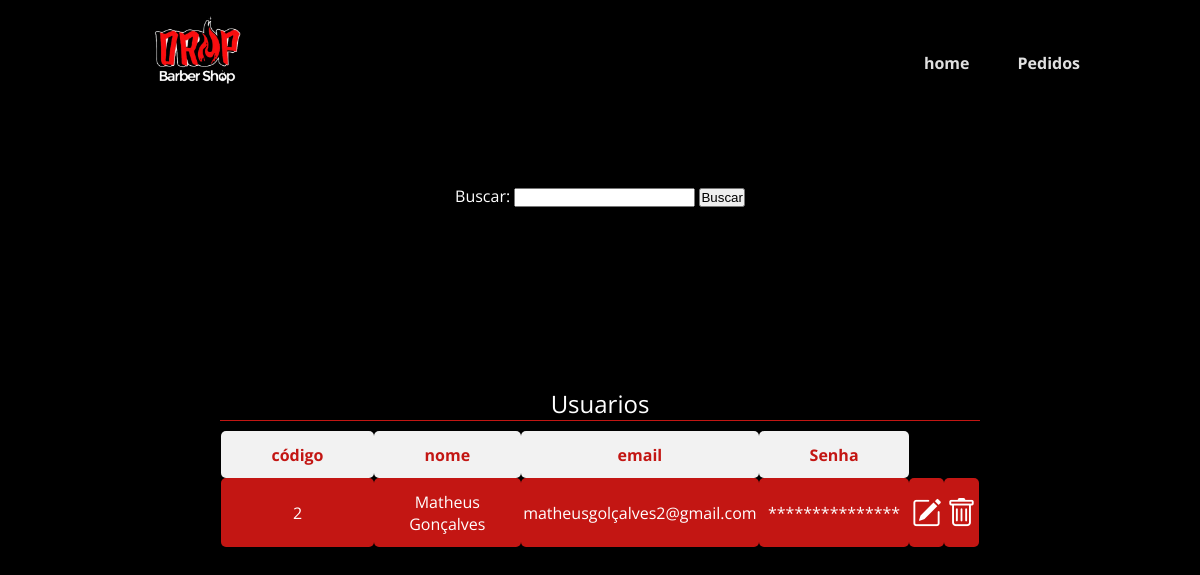
Screenshot of /administrador/lista_de_usu.php?busca=Matheus Gonçalves (signed in) with the database file from the repository.
### tables this page shows
CREATE TABLE `usuarios` (
  `codigo` int(11) NOT NULL,
  `nome` varchar(80) NOT NULL,
  `email` varchar(100) NOT NULL,
  `senha` varchar(64) NOT NULL
);

### administrador/lista_de_usu.php (the view, shortened to what this page needs)
<?php
    require '../persistencia/conexao.php';
    if(isset($_SESSION['admUser']) && !empty($_SESSION['admUser'])):
        if (isset($_GET['busca']) && !empty($_GET['busca'])) {
            $termo_busca = $_GET['busca'];
            $sql = "SELECT * FROM usuarios WHERE nome LIKE :termo OR email LIKE :termo OR codigo = :codigo";
            $stmt = $pdo->prepare($sql);
            $stmt->bindValue(':termo', "%$termo_busca%");
            $stmt->bindValue(':codigo', $termo_busca);
            $stmt->execute();
            $result = $stmt->fetchAll(PDO::FETCH_ASSOC);
        }else{
            $sql = "SELECT * FROM usuarios";
            $stmt = $pdo->prepare($sql);
            $stmt->execute();
            $result = $stmt->fetchAll(PDO::FETCH_ASSOC);
        }
?>
<!DOCTYPE html>
<html lang="pt-br">
<head>
    <link rel="stylesheet" href="estilo-pedidos.css">
    <link rel="stylesheet" href="https://use.fontawesome.com/releases/v5.8.2/css/all.css">
    <link rel="stylesheet" href="https://cdnjs.cloudflare.com/ajax/libs/font-awesome/6.2.1/css/all.min.css" />
    <link rel="stylesheet" href="https://cdn.jsdelivr.net/npm/bootstrap-icons@1.11.2/font/bootstrap-icons.min.css">
</head>
<body>
    <div class="header" id="header">
        <div class="interface">
                <div class="logotipo">
                    <img src="../img/logo.png" alt="logotipo">
                </div>
                <div class="navbar-hd" id="navbar-hd">
                    <a id="link" onclick="openSidebar()" href="homeadm.php">home</a>
                    <a id="link" onclick="openSidebar()" href="lista_de_pd.php">Pedidos</a>
                </div>
        </div>
    </div>
        <div class="buscar">
            <form method="GET" action="lista_de_usu.php">
                <label for="busca">Buscar:</label>
                <input type="text" id="busca" name="busca" oninput="buscarUsuarios()">
                <button type="submit">Buscar</button>
            </form>
        </div>
    <div class="container">
        <p>
        <?php
        if ($result) {
        ?>
             <table summary="Tabela de pedidos" border="1">
                 <caption>Usuarios</caption>
                 <thead>
                     <tr>
                         <th>código</th>
                         <th>nome</th>
                         <th>email</th>
                         <th>Senha</th>
                     </tr>
                 </thead>
                 <tbody>
                 <?php
                foreach ($result as $row) {
                    echo "<tr>";
                    echo "<td>{$row['codigo']}</td>";
                    echo "<td>{$row['nome']}</td>";
                    echo "<td>{$row['email']}</td>";
                    echo "<td>***************</td>";
                    echo "<td><button class='btn-clear'><a id='link' href='editar_usuario.php?codigo={$row['codigo']}'><i class='bi bi-pencil-square'></i></a></button></td>";
                    echo "<td><button class='btn-clear'><a id='link' href='processar_exclusao.php?codigo={$row['codigo']}'><i class='bi bi-trash'></i></a></button></td>";
                    echo "</tr>";
                }
                ?>
                 </tbody>
             </table>
             <?php
                } else {
                    echo "<p>Você ainda não tem horários agendados.</p>";
                }
             ?>
         </p>
        </div>
</body>
</html>
<?php else: header("Location: loginpageadm.php"); endif; ?>

### administrador/estilo-pedidos.css (style rules this page uses)
* { margin: 0; padding: 0; box-sizing: border-box; }
:root { --color-neutral-0: #0e0c0c; --color-neutral-10: #171717; --color-neutral-30: #a8a29e; --color-neutral-40: #f5f5f5; }
:root { --bg_color: #000000; --alt_color: #C31613; }
html { scroll-behavior: smooth; }
.interface { max-width: 1280px; margin: 0 auto; }
body { font-family: 'Open Sans', sans-serif; background-color: #000000; }
a { color: #e0e0e0; font-weight: bold; font-style: normal; text-decoration: none; display: inline-block; transform: .2s ease-in; position: relative; transition: all .5s ease; }
.header a::before { content: ' '; position: absolute; bottom: 0px; left: 0px; width: 0px; height: 2px; background-color: var(--alt_color); transition: all 1.5s ease; }
.header { background-color: #000000; padding: 0 10%; box-shadow: 2px 2px 2px 1px rgba(0, 0, 0, 0.064); }
.header > .interface { display: flex; flex-direction: row; align-items: center; justify-content: space-between; }
.navbar-hd { z-index: 2; display: flex; align-self: center; gap: 3rem; justify-content: space-between; }
.navbar-hd a { margin-bottom: -20px; }
#link { margin-top: 2px; }
.logotipo img { width: 155px; transform: none; transition: none; display: inline-block; float: none; -webkit-transform: translate3d(0, 0, 0); }
.container { padding: 10rem; display: flex; align-items: center; justify-content: center; }
table { width: 50%; border-collapse: collapse; margin-top: 20px; color: #fff; border: transparent; }
caption { font-size: 1.5em; margin-bottom: 10px; border-bottom: 1px solid #C31613; }
th { padding: 12px 50px; border-radius: 5px; }
td { padding: 12px 2px; }
tr { text-align: center; }
tr button { width: 100%; background: transparent; border: none; }
tr i { width: 100%; color: #fff; font-size: 30px; display: inherit; }
th { color: #C31613; background-color: #f2f2f2; }
td { background-color: #C31613; border-radius: 5px; transition: all 1s; }
.buscar { display: flex; align-items: center; justify-content: center; margin-top: 80px; color: #fff; }

### rows the page displays
usuarios: codigo "2", nome "Matheus Gonçalves", email "matheusgolçalves2@gmail.com"
